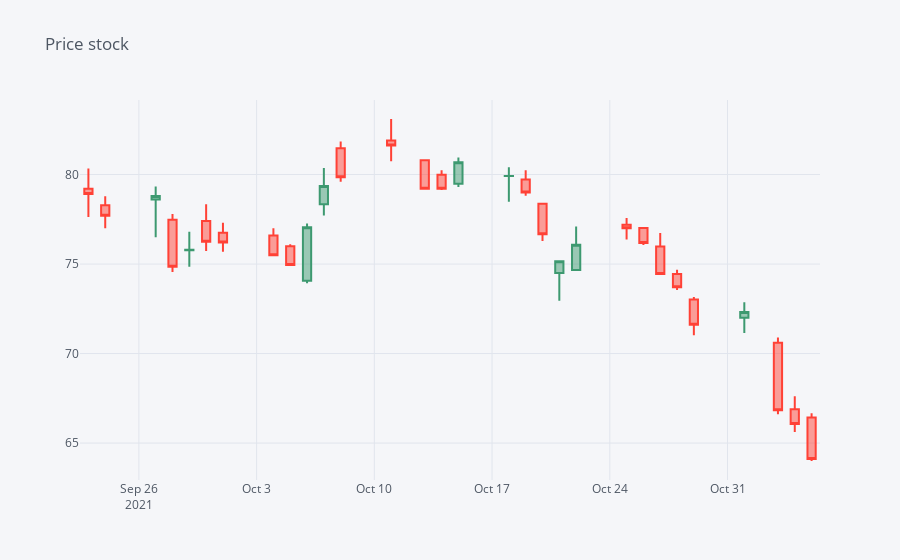

The code cell stored with this chart in its notebook:
### Code cell
df3[-30:].iplot(kind="candle", title="Price stock",)

### Figure 1 — Plotly figure (JSON) as saved in the notebook; plotly's stock layout.template omitted (floating-point values rounded to 4 significant figures)
{"data": [{"close": [78.91, 77.69, 78.8, 74.85, 75.8, 76.24, 76.2, 75.49, 74.95, 77.06, 79.36, 79.85, 81.62, 79.2, 79.2, 80.68, 79.92, 79, 76.67, 75.16, 76.08, 77, 76.18, 74.45, 73.7, 71.61, 72.32, 66.83, 66.07, 64.11], "high": [80.34, 78.79, 79.33, 77.8, 76.8, 78.34, 77.31, 77, 76.1, 77.27, 80.37, 81.84, 83.1, 80.8, 80.24, 80.95, 80.4, 80.24, 78.37, 75.16, 77.1, 77.57, 77.07, 76.73, 74.68, 73.16, 72.86, 70.9, 67.62, 66.66], "low": [77.62, 77, 76.5, 74.56, 74.85, 75.73, 75.68, 75.44, 74.95, 73.92, 77.71, 79.59, 80.74, 79.17, 79.13, 79.3, 78.48, 78.81, 76.28, 72.95, 74.64, 76.37, 76.07, 74.45, 73.55, 71.02, 71.15, 66.61, 65.62, 64], "open": [79.2, 78.29, 78.6, 77.48, 75.77, 77.4, 76.75, 76.59, 75.99, 74.06, 78.34, 81.46, 81.9, 80.8, 79.99, 79.49, 79.91, 79.72, 78.37, 74.5, 74.67, 77.2, 77.01, 75.98, 74.45, 73.02, 72, 70.6, 66.89, 66.43], "showlegend": false, "type": "candlestick", "x": ["2021-09-23", "2021-09-24", "2021-09-27", "2021-09-28", "2021-09-29", "2021-09-30", "2021-10-01", "2021-10-04", "2021-10-05", "2021-10-06", "2021-10-07", "2021-10-08", "2021-10-11", "2021-10-13", "2021-10-14", "2021-10-15", "2021-10-18", "2021-10-19", "2021-10-20", "2021-10-21", "2021-10-22", "2021-10-25", "2021-10-26", "2021-10-27", "2021-10-28", "2021-10-29", "2021-11-01", "2021-11-03", "2021-11-04", "2021-11-05"], "yaxis": "y2"}], "layout": {"legend": {"bgcolor": "#F5F6F9", "font": {"color": "#4D5663"}}, "paper_bgcolor": "#F5F6F9", "plot_bgcolor": "#F5F6F9", "title": {"font": {"color": "#4D5663"}, "text": "Price stock"}, "xaxis": {"gridcolor": "#E1E5ED", "rangeslider": {"visible": false}, "showgrid": true, "tickfont": {"color": "#4D5663"}, "title": {"font": {"color": "#4D5663"}, "text": ""}, "zerolinecolor": "#E1E5ED"}, "yaxis": {"gridcolor": "#E1E5ED", "showgrid": true, "showticklabels": false, "tickfont": {"color": "#4D5663"}, "title": {"font": {"color": "#4D5663"}, "text": ""}, "zerolinecolor": "#E1E5ED"}, "yaxis2": {"gridcolor": "#E1E5ED", "showgrid": true, "tickfont": {"color": "#4D5663"}, "title": {"font": {"color": "#4D5663"}, "text": ""}, "zerolinecolor": "#E1E5ED"}}}
